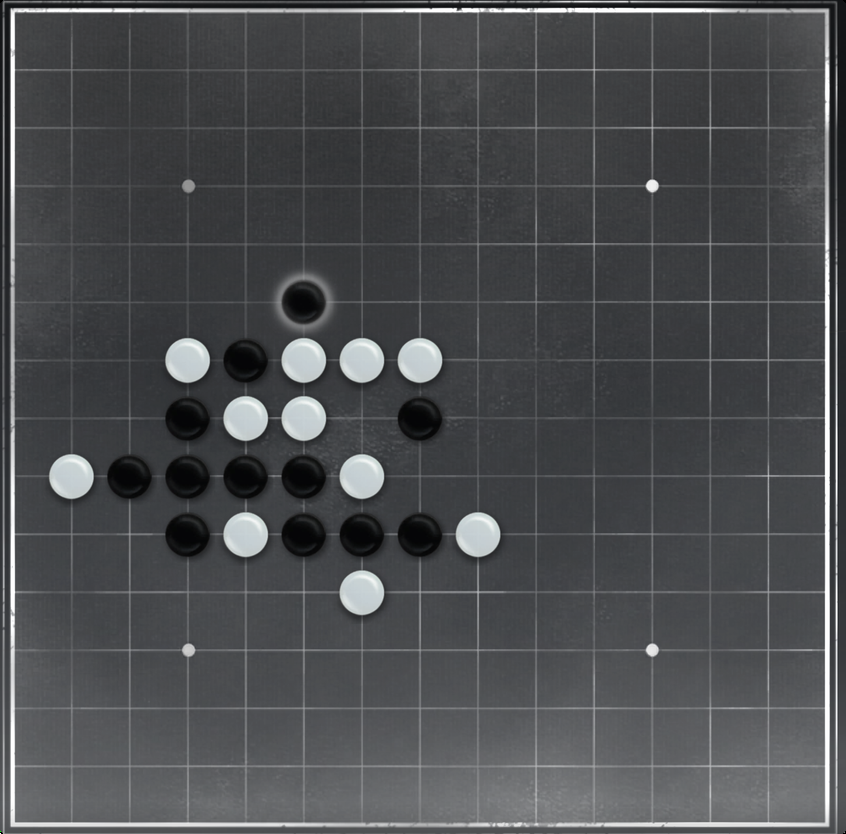
#> input picture 1-Deliverance-Kevin/external-plugins/yanyun-macros/vision/debug_go_board.png, 846 x 834 px, shrunk from 1296 x 1278 before the run, found by its file name
$ python go_board_detector.py
#> lines starting #> are read from the running program, lines starting #| are printed output that depends on the picture; after the words box and inside, x2 and y2 are one past the last pixel; in counts of white or black regions, pixels touching at a corner belong together
from dataclasses import dataclass
from typing import List, Optional, Tuple

import cv2
import numpy as np


@dataclass
class BoardRect:
    """
    棋盘外框区域。
    """
    left: int
    top: int
    right: int
    bottom: int

    @property
    def width(self) -> int:
        return self.right - self.left

    @property
    def height(self) -> int:
        return self.bottom - self.top


@dataclass
class GoPiece:
    """
    棋子识别结果。
    """
    color: str
    x: int
    y: int
    radius: int
    grid_x: Optional[int] = None
    grid_y: Optional[int] = None


class GoBoardDetector:
    """
    棋盘识别器。

    识别流程：
    1. 识别棋盘外框
    2. 根据 board_size 生成网格交点
    3. HoughCircles 识别黑白棋子
    4. 根据棋子中心映射到最近网格点
    """

    def __init__(
        self,
        board_size: int = 15,
        piece_min_radius: int = 18,
        piece_max_radius: int = 38,
    ):
        self.board_size = board_size
        self.piece_min_radius = piece_min_radius
        self.piece_max_radius = piece_max_radius

    def detect(self, image: np.ndarray) -> List[GoPiece]:
        """
        完整识别流程。

        image:
        - BGR 格式
        """
        board_rect = self.detect_board_rect(image)

        pieces = self.detect_pieces(image)

        if board_rect is None:
            return pieces

        vertical_lines, horizontal_lines = self.build_grid_lines(board_rect)

        return self.map_pieces_to_grid(
            pieces=pieces,
            vertical_lines=vertical_lines,
            horizontal_lines=horizontal_lines,
        )

    def detect_board_rect(self, image: np.ndarray) -> Optional[BoardRect]:
        """
        识别棋盘外框。

        当前策略：
        - 灰度
        - Canny 边缘
        - 找最大四边形/矩形轮廓
        """
        gray = cv2.cvtColor(image, cv2.COLOR_BGR2GRAY)

        blur = cv2.GaussianBlur(gray, (5, 5), 0)

        edges = cv2.Canny(blur, 50, 150)

        contours, _ = cv2.findContours(
            edges,
            cv2.RETR_EXTERNAL,
            cv2.CHAIN_APPROX_SIMPLE,
        )

        if not contours:
            return None

        image_area = image.shape[0] * image.shape[1]

        candidates: List[Tuple[float, BoardRect]] = []

        for contour in contours:
            area = cv2.contourArea(contour)

            # 太小的轮廓直接跳过
            if area < image_area * 0.2:
                continue

            x, y, w, h = cv2.boundingRect(contour)

            # 棋盘通常接近正方形
            ratio = w / max(h, 1)

            if ratio < 0.75 or ratio > 1.35:
                continue

            candidates.append(
                (
                    area,
                    BoardRect(
                        left=x,
                        top=y,
                        right=x + w,
                        bottom=y + h,
                    ),
                )
            )

        if not candidates:
            return None

        candidates.sort(key=lambda item: item[0], reverse=True)
        return candidates[0][1]

    def build_grid_lines(
        self,
        board_rect: BoardRect,
    ) -> Tuple[List[int], List[int]]:
        """
        根据棋盘外框生成网格线坐标。

        board_size=15 表示 15 条竖线、15 条横线。
        """
        vertical_lines: List[int] = []
        horizontal_lines: List[int] = []

        if self.board_size <= 1:
            return vertical_lines, horizontal_lines

        step_x = board_rect.width / (self.board_size - 1)
        step_y = board_rect.height / (self.board_size - 1)

        for index in range(self.board_size):
            vertical_lines.append(round(board_rect.left + index * step_x))
            horizontal_lines.append(round(board_rect.top + index * step_y))

        return vertical_lines, horizontal_lines

    def detect_pieces(self, image: np.ndarray) -> List[GoPiece]:
        """
        识别棋子圆形，并区分黑白。
        """
        gray = cv2.cvtColor(image, cv2.COLOR_BGR2GRAY)

        blur = cv2.GaussianBlur(gray, (9, 9), 2)

        circles = cv2.HoughCircles(
            blur,
            cv2.HOUGH_GRADIENT,
            dp=1.2,
            minDist=45,
            param1=80,
            param2=24,
            minRadius=self.piece_min_radius,
            maxRadius=self.piece_max_radius,
        )

        pieces: List[GoPiece] = []

        if circles is None:
            return pieces

        circles = np.round(circles[0]).astype("int")

        for x, y, r in circles:
            color = self.classify_piece_color(gray, x, y, r)

            if color is None:
                continue

            pieces.append(
                GoPiece(
                    color=color,
                    x=int(x),
                    y=int(y),
                    radius=int(r),
                )
            )

        return pieces

    def classify_piece_color(
        self,
        gray: np.ndarray,
        x: int,
        y: int,
        r: int,
    ) -> Optional[str]:
        """
        根据棋子中心区域亮度判断黑白。
        """
        h, w = gray.shape[:2]

        sample_r = max(5, int(r * 0.45))

        x1 = max(0, x - sample_r)
        y1 = max(0, y - sample_r)
        x2 = min(w, x + sample_r)
        y2 = min(h, y + sample_r)

        roi = gray[y1:y2, x1:x2]

        if roi.size == 0:
            return None

        mean_value = float(np.mean(roi))

        if mean_value < 85:
            return "black"

        if mean_value > 125:
            return "white"

        return None

    def map_pieces_to_grid(
        self,
        pieces: List[GoPiece],
        vertical_lines: List[int],
        horizontal_lines: List[int],
    ) -> List[GoPiece]:
        """
        将棋子中心点映射到最近棋盘交点。
        """
        if not vertical_lines or not horizontal_lines:
            return pieces

        for piece in pieces:
            piece.grid_x = self.find_nearest_index(vertical_lines, piece.x)
            piece.grid_y = self.find_nearest_index(horizontal_lines, piece.y)

        return pieces

    @staticmethod
    def find_nearest_index(values: List[int], target: int) -> int:
        """
        找最近网格索引。
        """
        distances = [abs(value - target) for value in values]
        return int(np.argmin(distances))

    def to_board_matrix(self, pieces: List[GoPiece]) -> List[List[str]]:
        """
        转成棋盘矩阵。

        empty: 空
        black: 黑子
        white: 白子

        使用方式：
        board[y][x]
        """
        board = [
            ["empty" for _ in range(self.board_size)]
            for _ in range(self.board_size)
        ]

        for piece in pieces:
            if piece.grid_x is None or piece.grid_y is None:
                continue

            if 0 <= piece.grid_x < self.board_size and 0 <= piece.grid_y < self.board_size:
                board[piece.grid_y][piece.grid_x] = piece.color

        return board

    def draw_debug(
        self,
        image: np.ndarray,
        pieces: List[GoPiece],
        board_rect: Optional[BoardRect] = None,
    ) -> np.ndarray:
        """
        绘制调试结果。
        """
        debug = image.copy()

        if board_rect is not None:
            cv2.rectangle(
                debug,
                (board_rect.left, board_rect.top),
                (board_rect.right, board_rect.bottom),
                (255, 0, 0),
                2,
            )

            vertical_lines, horizontal_lines = self.build_grid_lines(board_rect)

            for x in vertical_lines:
                cv2.line(
                    debug,
                    (x, board_rect.top),
                    (x, board_rect.bottom),
                    (255, 0, 0),
                    1,
                )

            for y in horizontal_lines:
                cv2.line(
                    debug,
                    (board_rect.left, y),
                    (board_rect.right, y),
                    (255, 0, 0),
                    1,
                )

        for piece in pieces:
            if piece.color == "black":
                color = (0, 0, 255)
            else:
                color = (0, 255, 0)

            cv2.circle(debug, (piece.x, piece.y), piece.radius, color, 2)
            cv2.circle(debug, (piece.x, piece.y), 3, color, -1)

            text = piece.color

            if piece.grid_x is not None and piece.grid_y is not None:
                text += f" ({piece.grid_x},{piece.grid_y})"

            cv2.putText(
                debug,
                text,
                (piece.x - 35, piece.y - piece.radius - 8),
                cv2.FONT_HERSHEY_SIMPLEX,
                0.45,
                color,
                1,
                cv2.LINE_AA,
            )

        return debug
# [17 lines left out: function print_pieces, not called in this run]

if __name__ == "__main__":
    image_path = r"D:\work\mq\Honkai\\1-Deliverance-Kevin\external-plugins\yanyun-macros\vision\debug_go_board.png"
    image = cv2.imread(image_path)
#> image is the input picture: shape (834, 846, 3); mean B, G, R 79.4, 77.2, 75.4

    if image is None:
        raise RuntimeError(f"图片读取失败: {image_path}")

    detector = GoBoardDetector(board_size=15)

    board_rect = detector.detect_board_rect(image)
#> in detect_board_rect, `edges = cv2.Canny(blur, 50, 150)`:
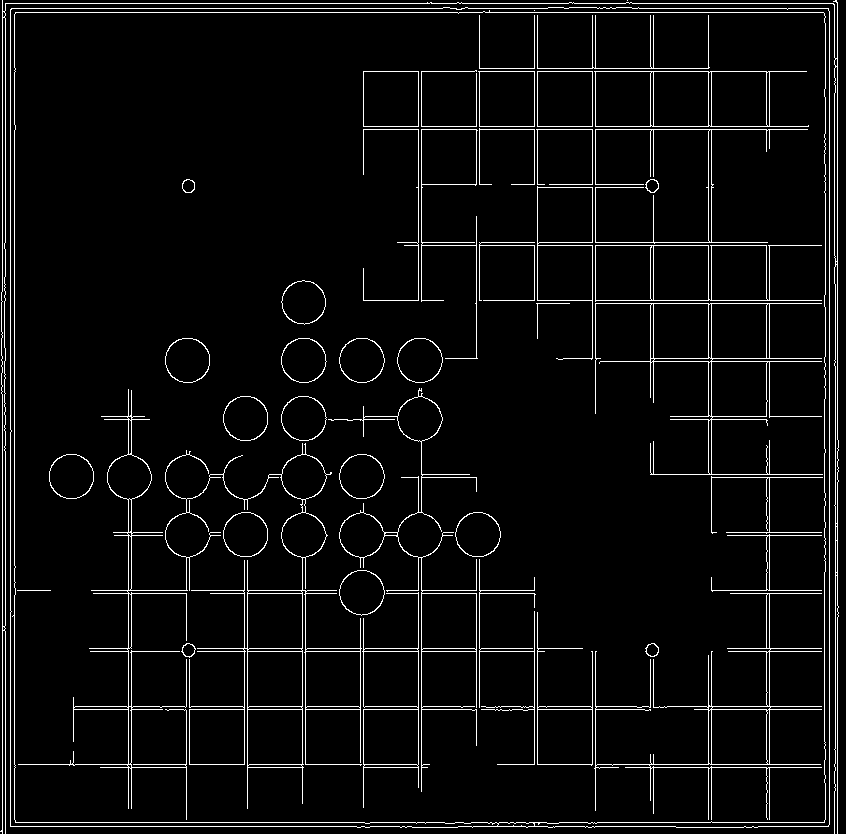
#> edges: shape (834, 846); 4.7% white in thin lines or dots
#> in detect_board_rect, `contours, _ = cv2.findContours( edges, cv2.RETR_EXTERNAL, cv2.CHAIN_AP..`: contours = 3 contours, 1 with area under 20; largest, box (x1, y1, x2, y2) and area: (10, 7, 830, 828) 670158, (0, 0, 839, 834) 3077
#> the loop in detect_board_rect, `for contour in contours:` made 3 passes
#> (area, x, y, w, h, ratio) on pass 1: (670158.5, 10, 7, 820, 821, 0.999)
#> after the loop in detect_board_rect, `for contour in contours:`: candidates = 1 item
    pieces = detector.detect(image)
#> the loop in detect_board_rect (call 2), `for contour in contours:` made 3 passes
#> in detect_pieces, `blur = cv2.GaussianBlur(gray, (9, 9), 2)`:
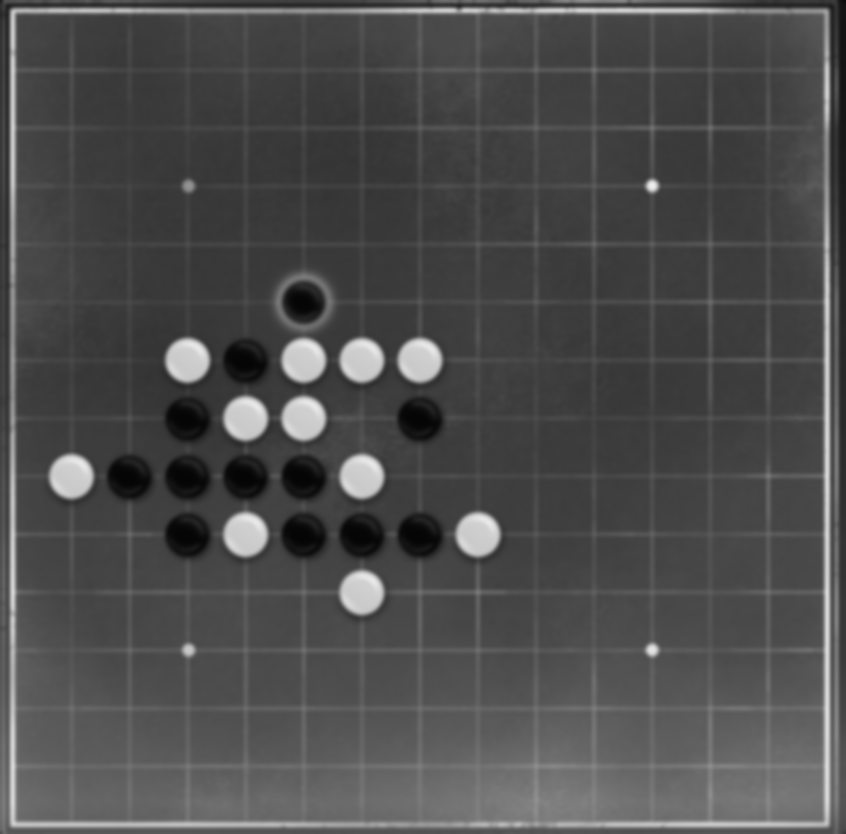
#> blur: shape (834, 846); min 5, max 237, mean 77
#> in detect_pieces, `circles = cv2.HoughCircles( blur, cv2.HOUGH_GRADIENT, dp=1.2, minDist=..`: circles = 25 rows, first 8: [303, 418.2, 22.32], [419.4, 534.6, 22.32], [303, 301.8, 21.72], [245.4, 418.2, 22.44], [361.8, 592.2, 22.44], [129, 477, 22.56], [187.8, 534.6, 21.96], [186.6, 359.4, 21.48]
#> in detect_pieces, `circles = np.round(circles[0]).astype("int")`: circles = 25 rows, first 8: [303, 418, 22], [419, 535, 22], [303, 302, 22], [245, 418, 22], [362, 592, 22], [129, 477, 23], [188, 535, 22], [187, 359, 21]
#> the loop in detect_pieces, `for x, y, r in circles:` made 25 passes
#> (x, y, r, sample_r in classify_piece_color, x1 in classify_piece_color, y1 in classify_piece_color, x2 in classify_piece_color, y2 in classify_piece_color) on passes 1 to 8: (303, 418, 22, 9, 294, 409, 312, 427), (419, 535, 22, 9, 410, 526, 428, 544), (303, 302, 22, 9, 294, 293, 312, 311), (245, 418, 22, 9, 236, 409, 254, 427), (362, 592, 22, 9, 353, 583, 371, 601), (129, 477, 23, 10, 119, 467, 139, 487), (188, 535, 22, 9, 179, 526, 197, 544), (187, 359, 21, 9, 178, 350, 196, 368)
#> after the loop in detect_pieces, `for x, y, r in circles:`: pieces = 25 items
#> in detect, `vertical_lines, horizontal_lines = self.build_grid_lines(board_rect)`: vertical_lines = [10, 69, 127, 186, 244, 303, 361, 420, 479, 537, 596, 654, 713, 771, 830]; horizontal_lines = [7, 66, 124, 183, 242, 300, 359, 418, 476, 535, 593, 652, 711, 769, 828]
#> the loop in map_pieces_to_grid, `for piece in pieces:` made 25 passes
#> (piece.grid_x, piece.grid_y) on passes 1 to 8: (5, 7), (7, 9), (5, 5), (4, 7), (6, 10), (2, 8), (3, 9), (3, 6)
#> pieces = 25 items
    board = detector.to_board_matrix(pieces)
#> the loop in to_board_matrix, `for piece in pieces:` made 25 passes
#> after the loop in to_board_matrix, `for piece in pieces:`: board = 15 items
#> board = 15 items

    print(f"board_rect={board_rect}")
#| board_rect=BoardRect(left=10, top=7, right=830, bottom=828)

    for piece in pieces:
        print(piece)
#> this loop made 25 passes
#| GoPiece(color='white', x=303, y=418, radius=22, grid_x=5, grid_y=7)
#| GoPiece(color='black', x=419, y=535, radius=22, grid_x=7, grid_y=9)
#| GoPiece(color='black', x=303, y=302, radius=22, grid_x=5, grid_y=5)
#| GoPiece(color='white', x=245, y=418, radius=22, grid_x=4, grid_y=7)
#| GoPiece(color='white', x=362, y=592, radius=22, grid_x=6, grid_y=10)
#> (further printed lines are left out)

    print("board matrix:")
    for row  in board:
        print(row)
#> this loop made 15 passes
#| ['empty', 'empty', 'empty', 'empty', 'empty', 'empty', 'empty', 'empty', 'empty', 'empty', 'empty', 'empty', 'empty', 'empty', 'empty']
#| ['empty', 'empty', 'empty', 'empty', 'empty', 'empty', 'empty', 'empty', 'empty', 'empty', 'black', 'empty', 'empty', 'empty', 'empty']
#| ['empty', 'empty', 'empty', 'empty', 'empty', 'empty', 'empty', 'empty', 'empty', 'empty', 'empty', 'empty', 'empty', 'empty', 'empty']
#| ['empty', 'empty', 'empty', 'empty', 'empty', 'empty', 'empty', 'empty', 'empty', 'empty', 'empty', 'empty', 'empty', 'empty', 'empty']
#| ['empty', 'empty', 'empty', 'empty', 'empty', 'empty', 'empty', 'empty', 'empty', 'empty', 'empty', 'empty', 'empty', 'empty', 'empty']
#> (further printed lines are left out)

    debug = detector.draw_debug(
        image=image,
        pieces=pieces,
        board_rect=board_rect,
    )
#> in draw_debug, `cv2.rectangle( debug, (board_rect.left, board_rect.top), (board_rect.r..`:
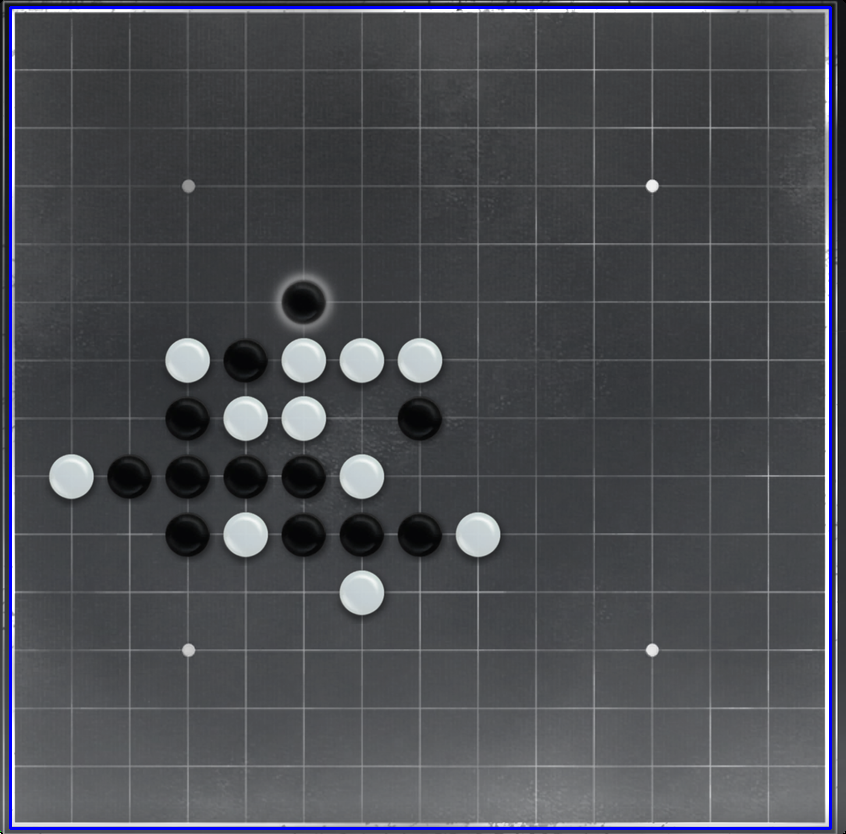
#> debug: shape (834, 846, 3); 1.39% of pixels changed, all inside (x1, y1, x2, y2) = (9, 6, 832, 830)
#> after the loop in draw_debug, `for x in vertical_lines:`:
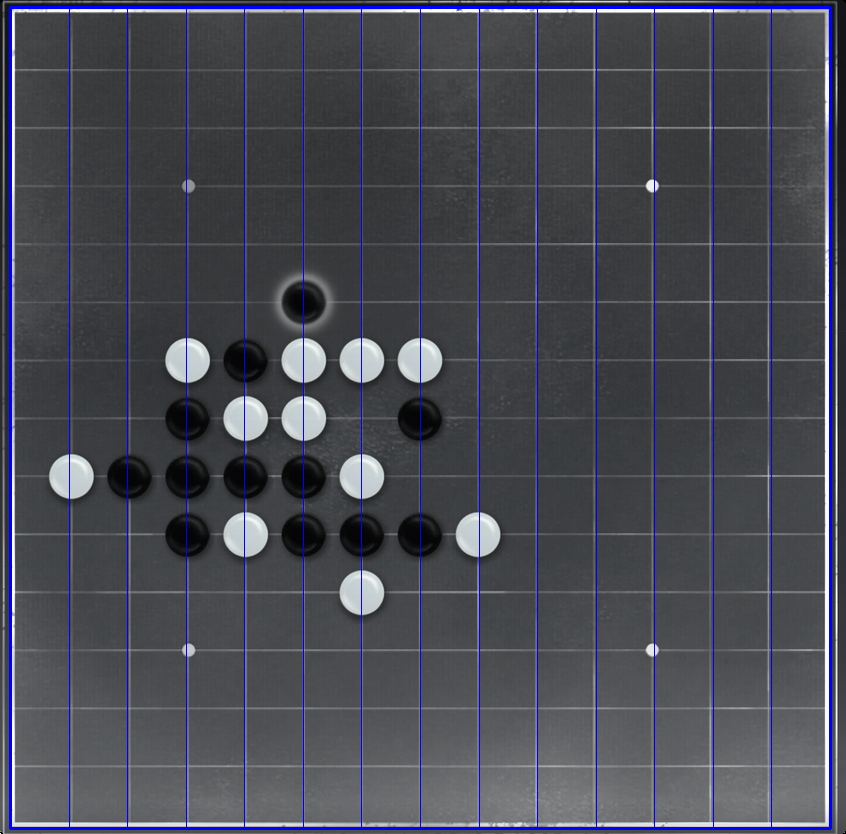
#> debug: shape (834, 846, 3); 1.51% of pixels changed, all inside (x1, y1, x2, y2) = (69, 9, 772, 827)
#> after the loop in draw_debug, `for y in horizontal_lines:`:
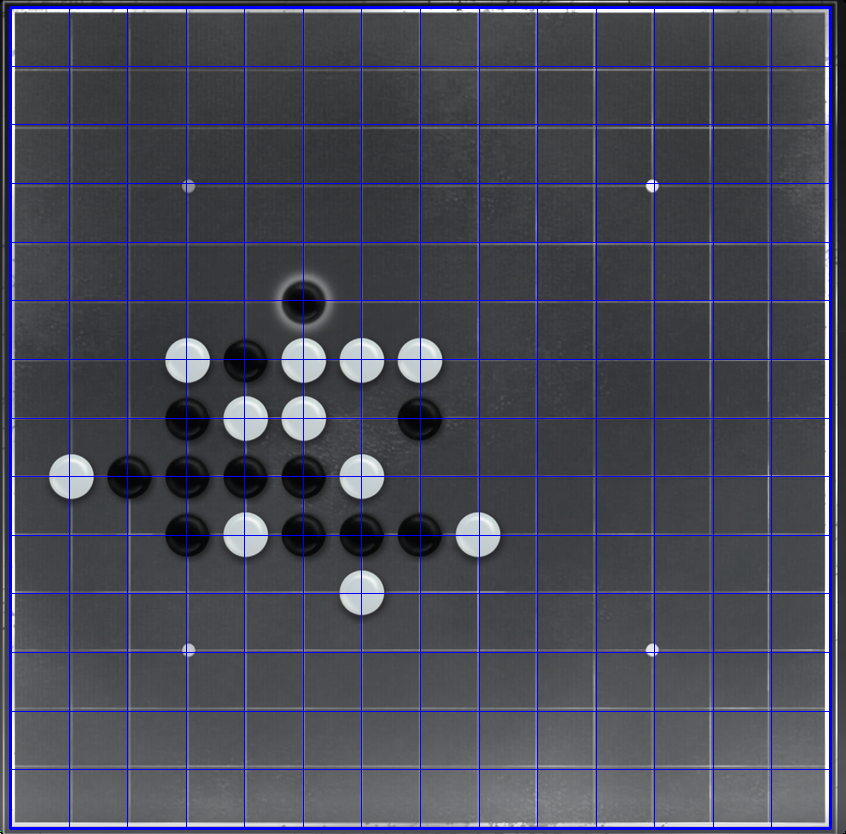
#> debug: shape (834, 846, 3); 1.48% of pixels changed, all inside (x1, y1, x2, y2) = (12, 66, 829, 770)
#> the loop in draw_debug, `for piece in pieces:` made 25 passes
#> (color, text) on passes 1 to 8: ((0, 255, 0), 'white (5,7)'), ((0, 0, 255), 'black (7,9)'), ((0, 0, 255), 'black (5,5)'), ((0, 255, 0), 'white (4,7)'), ((0, 255, 0), 'white (6,10)'), ((0, 0, 255), 'black (2,8)'), ((0, 0, 255), 'black (3,9)'), ((0, 255, 0), 'white (3,6)')
#> after the loop in draw_debug, `for piece in pieces:`:
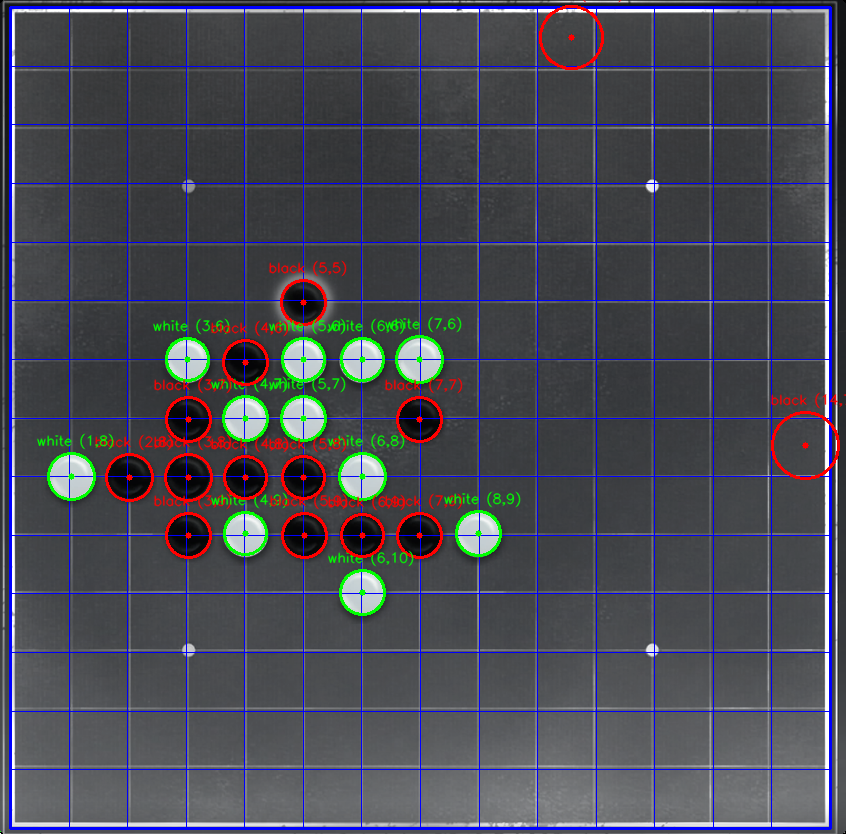
#> debug: shape (834, 846, 3); 3.21% of pixels changed, all inside (x1, y1, x2, y2) = (36, 0, 846, 616)
#> (the run stopped early here; a loop or call above may not have finished)
